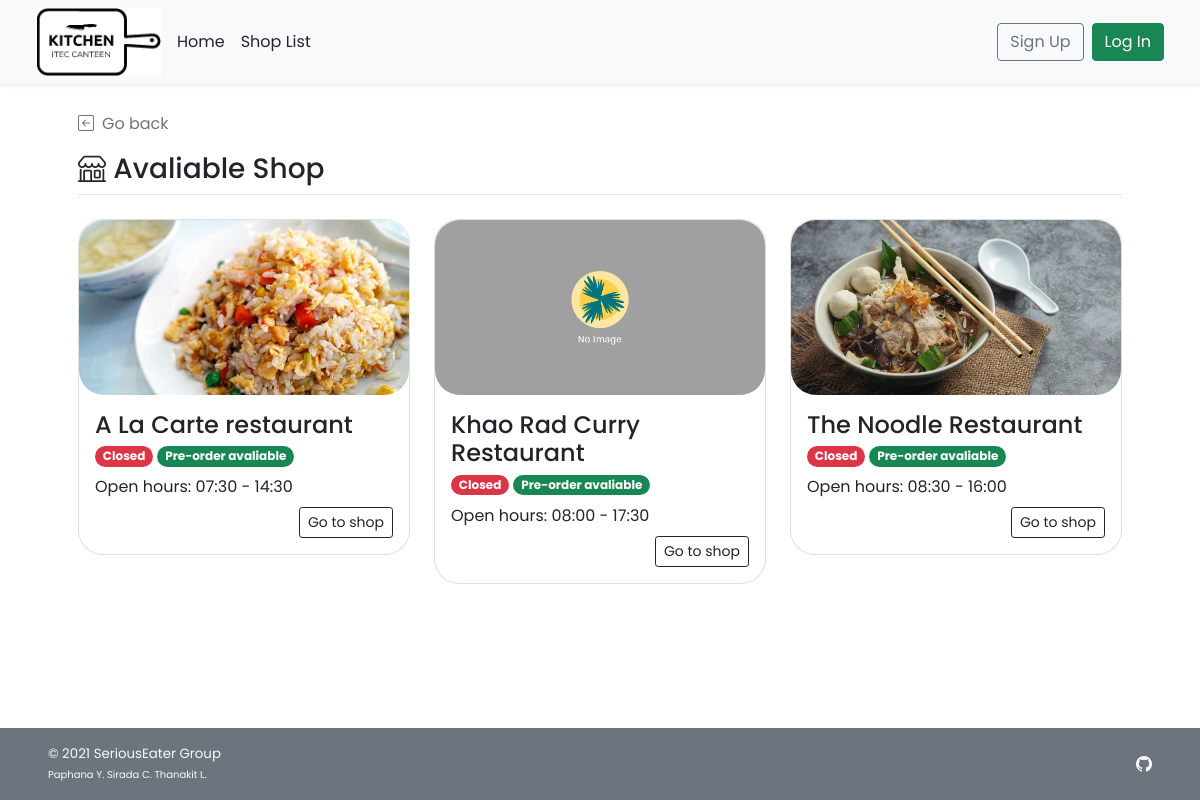
The app's page /shop_list.php, older data.
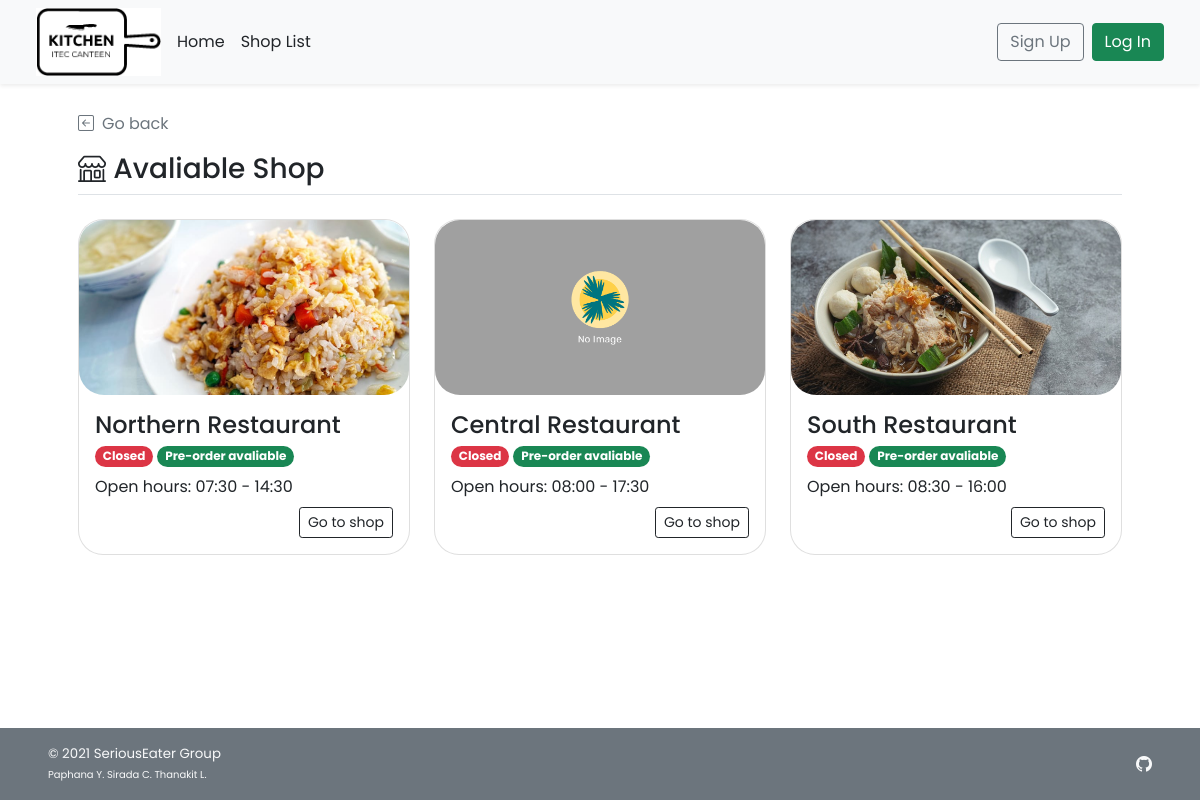
The same page, newer data.
### tables this page shows
CREATE TABLE `shop` (
  `s_id` int(11) NOT NULL,
  `s_username` varchar(45) NOT NULL,
  `s_pwd` varchar(45) NOT NULL,
  `s_name` varchar(100) NOT NULL,
  `s_location` varchar(100) NOT NULL,
  `s_openhour` time NOT NULL,
  `s_closehour` time NOT NULL,
  `s_status` tinyint(4) NOT NULL DEFAULT 1 COMMENT 'Shop ready for taking an order or not (True for open, False for close)',
  `s_preorderStatus` tinyint(4) NOT NULL DEFAULT 1 COMMENT 'Shop is ready for tomorrow pre-order or not',
  `s_email` varchar(100) NOT NULL,
  `s_phoneno` varchar(45) NOT NULL,
  `s_pic` text DEFAULT NULL
);

### shop_list.php (the view, shortened to what this page needs)
<!DOCTYPE html>
<html lang="en">
<head>
    <?php session_start(); include("conn_db.php"); include('head.php');?>
    <link href="css/main.css" rel="stylesheet">
</head>
<body class="d-flex flex-column h-100">
    <?php include('nav_header.php')?>
    <div class="container p-5" id="recommended-shop">
        <a class="nav nav-item text-decoration-none text-muted mb-3" href="#" onclick="history.back();">
            <i class="bi bi-arrow-left-square me-2"></i>Go back
        </a>
        <h3 class="border-bottom pb-2"><i class="bi bi-shop align-top"></i> Avaliable Shop</h3>
        <div class="row row-cols-1 row-cols-lg-3 align-items-stretch g-4 py-3">
        <?php
            $query = "SELECT s_id,s_name,s_openhour,s_closehour,s_status,s_preorderstatus,s_pic FROM shop
            WHERE (s_preorderstatus = 1) OR (s_preorderstatus = 0 AND (CURTIME() BETWEEN s_openhour AND s_closehour));";
            $result = $mysqli -> query($query);
            if($result -> num_rows > 0){
            while($row = $result -> fetch_array()){
        ?>
            <div class="col">
                <a href="<?php echo "shop_menu.php?s_id=".$row["s_id"]?>" class="text-decoration-none text-dark">
                    <div class="card rounded-25">
                        <img
                        <?php
                            if(is_null($row["s_pic"])){echo "src='img/default.png'";}
                            else{echo "src=\"img/{$row['s_pic']}\"";}
                        ?>
                        style="width:100%; height:175px; object-fit:cover;"
                        class="card-img-top rounded-25 img-fluid" alt="...">
                        <div class="card-body">
                            <h4 name="shop-name" class="card-title"><?php echo $row["s_name"]?></h4>
                            <p class="card-subtitle">
                                <?php
                                    $now = date('H:i:s');
                                    if((($now < $row["s_openhour"])||($now > $row["s_closehour"]))||($row["s_status"]==0)){
                                ?>
                                <span class="badge rounded-pill bg-danger">Closed</span>
                                <?php }else{ ?>
                                <span class="badge rounded-pill bg-success">Open</span>
                                <?php }
                                    if($row["s_preorderstatus"]==1){
                                ?>
                                <span class="badge rounded-pill bg-success">Pre-order avaliable</span>
                                <?php }else{ ?>
                                <span class="badge rounded-pill bg-danger">Pre-order Unavaliable</span>
                                <?php }     ?>
                            </p>
                            <?php
                                $open = explode(":",$row["s_openhour"]);
                                $close = explode(":",$row["s_closehour"]);
                            ?>
                            <p class="card-text my-2">Open hours: <?php echo $open[0].":".$open[1]." - ".$close[0].":".$close[1]?></p>
                            <div class="text-end">
                                <a href="<?php echo "shop_menu.php?s_id=".$row["s_id"]?>" class="btn btn-sm btn-outline-dark">Go to shop</a>
                            </div>
                        </div>
                    </div>
                </a>
            </div>
        <?php }
        }
        ?>
        </div>
    </div>
    <footer
        class="footer d-flex flex-wrap justify-content-between align-items-center px-5 py-3 mt-auto bg-secondary text-light">
        <span class="smaller-font">&copy; 2021 SeriousEater Group<br /><span class="xsmall-font">Paphana Y. Sirada C.
                Thanakit L.</span></span>
        <ul class="nav justify-content-end list-unstyled d-flex">
            <li class="ms-3"><a class="text-light" target="_blank" href=#><i
                        class="bi bi-github"></i></a></li>
        </ul>
    </footer>
</body>
</html>

Row changes from the older to the newer data that the page shows:
changed shop: s_name "A La Carte restaurant" → "Northern Restaurant"
changed shop: s_name "Khao Rad Curry Restaurant" → "Central Restaurant"
changed shop: s_name "The Noodle Restaurant" → "South Restaurant"
